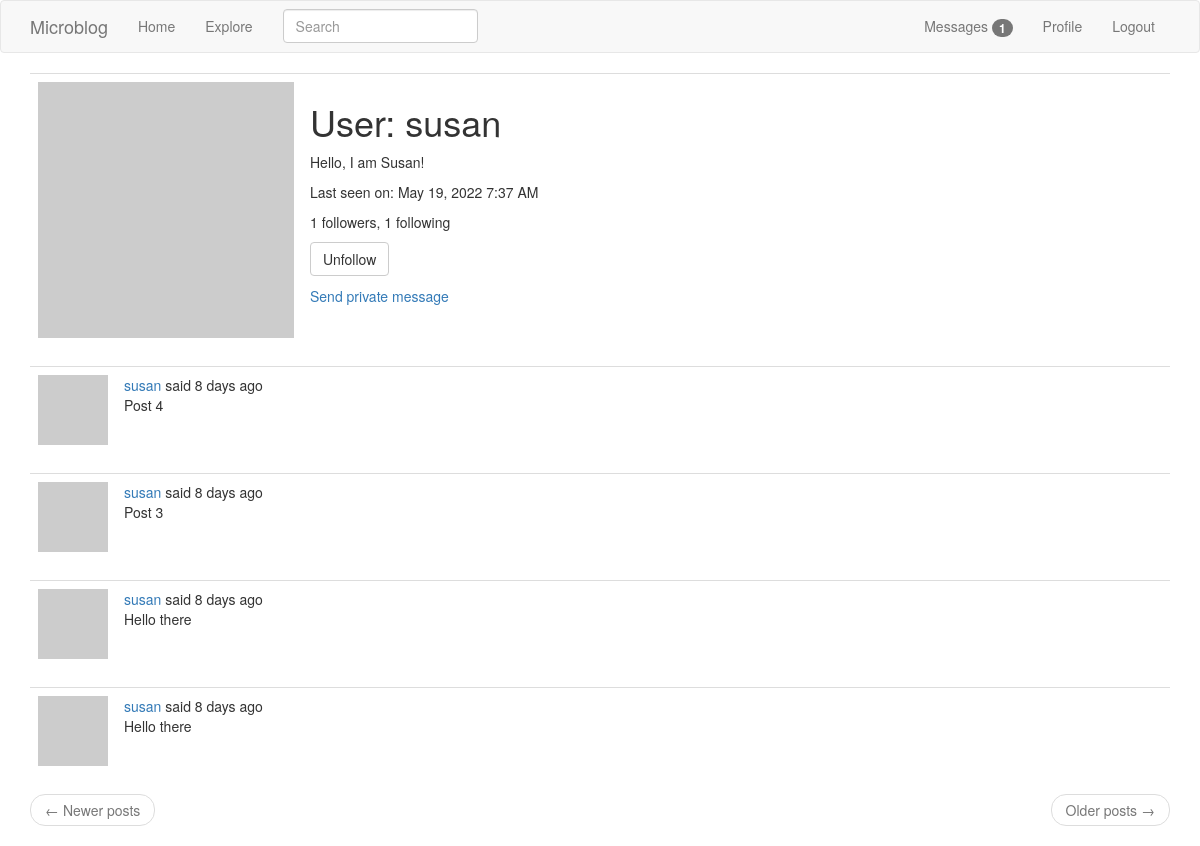
Screenshot of /user/susan (signed in) with the database file from the repository.
### app/models.py (models this page shows, shortened)
class PaginatedAPIMixin(object):
    @staticmethod
    def to_collection_dict(query, page, per_page, endpoint, **kwargs):
        resources = query.paginate(page, per_page, False)
        data = {
            'items': [item.to_dict() for item in resources.items],
            '_meta': {
                'page': page,
                'per_page': per_page,
                'total_pages': resources.pages,
                'total_items': resources.total
            },
            '_links': {
                'self': url_for(endpoint, page=page, per_page=per_page,
                                **kwargs),
                'next': url_for(endpoint, page=page + 1, per_page=per_page,
                                **kwargs) if resources.has_next else None,
                'prev': url_for(endpoint, page=page - 1, per_page=per_page,
                                **kwargs) if resources.has_prev else None,
            }
        }
        return data

class User(PaginatedAPIMixin, UserMixin, db.Model):
    id = db.Column(db.Integer, primary_key=True)
    username = db.Column(db.String(64), index=True, unique=True)
    email = db.Column(db.String(120), index=True, unique=True)
    password_hash = db.Column(db.String(128))
    posts = db.relationship('Post', backref='author', lazy='dynamic')
    about_me = db.Column(db.String(140))
    last_seen = db.Column(db.DateTime, default=datetime.utcnow)
    followed = db.relationship(
        'User', secondary=followers,
        primaryjoin=(followers.c.follower_id == id),
        secondaryjoin=(followers.c.followed_id == id),
        backref=db.backref('followers', lazy='dynamic'), lazy='dynamic')
    messages_sent = db.relationship('Message',
                                    foreign_keys='Message.sender_id',
                                    backref='author', lazy='dynamic')
    messages_received = db.relationship('Message',
                                        foreign_keys='Message.recipient_id',
                                        backref='recipient', lazy='dynamic')
    last_message_read_time = db.Column(db.DateTime)
    notifications = db.relationship('Notification', backref='user',
                                    lazy='dynamic')
    tasks = db.relationship('Task', backref='user', lazy='dynamic')
    token = db.Column(db.String(32), index=True, unique=True)
    token_expiration = db.Column(db.DateTime)
    def avatar(self, size):
        digest = md5(self.email.lower().encode('utf-8')).hexdigest()
        return 'https://www.gravatar.com/avatar/{}?d=identicon&s={}'.format(
            digest, size)
    def is_following(self, user):
        return self.followed.filter(
            followers.c.followed_id == user.id).count() > 0
    def new_messages(self):
        last_read_time = self.last_message_read_time or datetime(1900, 1, 1)
        return Message.query.filter_by(recipient=self).filter(
            Message.timestamp > last_read_time).count()
    def get_tasks_in_progress(self):
        return Task.query.filter_by(user=self, complete=False).all()

class SearchableMixin(object):
    @classmethod
    def before_commit(cls, session):
        session._changes = {
            'add': list(session.new),
            'update': list(session.dirty),
            'delete': list(session.deleted)
        }
    @classmethod
    def after_commit(cls, session):
        for obj in session._changes['add']:
            if isinstance(obj, SearchableMixin):
                add_to_index(obj.__tablename__, obj)
        for obj in session._changes['update']:
            if isinstance(obj, SearchableMixin):
                add_to_index(obj.__tablename__, obj)
        for obj in session._changes['delete']:
            if isinstance(obj, SearchableMixin):
                remove(obj.__tablename__, obj)

class Post(SearchableMixin, db.Model):
    __searchable__ = ['body']
    id = db.Column(db.Integer, primary_key=True)
    body = db.Column(db.String(140))
    timestamp = db.Column(db.DateTime, index=True, default=datetime.utcnow)
    user_id = db.Column(db.Integer, db.ForeignKey('user.id'))
    language = db.Column(db.String(5))

### app/main/routes.py (the view)
@bp.route('/user/<username>')
@login_required
def user(username):
    user = User.query.filter_by(username=username).first_or_404()
    page = request.args.get('page', 1, type=int)
    posts = user.posts.order_by(Post.timestamp.desc()).paginate(
        page, current_app.config['POSTS_PER_PAGE'], False)
    next_url = url_for('main.user', username=user.username,
                       page=posts.next_num) if posts.has_next else None
    prev_url = url_for('main.user', username=user.username,
                       page=posts.prev_num) if posts.has_prev else None
    form = EmptyForm()
    return render_template('user.html', user=user, posts=posts.items,
                           next_url=next_url, prev_url=prev_url, form=form)

### app/main/forms.py
class SearchForm(FlaskForm):
    q = StringField(_l('Search'), validators=[DataRequired()])
    def __init__(self, *args, **kwargs):
        if 'formdata' not in kwargs:
            kwargs['formdata'] = request.args
        if 'meta' not in kwargs:
            kwargs['meta'] = {'csrf': False}
        super().__init__(*args, **kwargs)

class EmptyForm(FlaskForm):
    submit = SubmitField('Submit')

### app/main/routes.py (called while the page is built)
@bp.before_app_request
def before_request():
    if current_user.is_authenticated:
        current_user.last_seen = datetime.utcnow()
        db.session.commit()
        g.search_form = SearchForm()
    g.locale = str(get_locale())

### app/models.py (called while the page is built)
@login.user_loader
def load_user(id):
    return User.query.get(int(id))

### app/templates/user.html (shortened to what this page needs)
{% extends "base.html" %}
{% block app_content %}
    <table class="table table-hover">
        <tr>
            <td width="256px">
                <img src="{{ user.avatar(256) }}"
                     alt="{{ user.username }}'s avatar"
                     height="256"
                     width="256"/>
            </td>
            <td>
                <h1>{{ _('User') }}: {{ user.username }}</h1>
                {% if user.about_me %}
                    <p>
                        {{ user.about_me }}
                    </p>
                {% endif %}
                {% if user.last_seen %}
                    <p>
                        {{ _('Last seen on') }}: {{ moment(user.last_seen).format('LLL') }}
                    </p>
                {% endif %}
                <p>
                    {{ _('%(count)d followers', count=user.followers.count()) }}, {{ _('%(count)d following', count=user.followed.count()) }}
                </p>
                {% if user == current_user %}
                    <p>
                        <a href="{{ url_for('main.edit_profile') }}">{{ _('Edit your profile') }}</a>
                    </p>
                    {% if not current_user.get_task_in_progress('export_posts') %}
                    <p>
                        <a href="{{ url_for('main.export_posts') }}">
                            {{ _('Export your posts') }}
                        </a>
                    </p>
                    {% endif %}
                {% else %}
                    <p>
                        <form action="{{ url_for('main.unfollow', username=user.username) }}"
                              method="post">
                            {{ form.submit(value=_('Unfollow'), class_='btn btn-default') }}
                        </form>
                    </p>
                {% endif %}
                {% if user != current_user %}
                <p>
                    <a href="{{ url_for('main.send_message',
                                        recipient=user.username) }}">
                        {{ _('Send private message') }}
                    </a>
                </p>
                {% endif %}
            </td>
        </tr>
    </table>
    {% for post in posts %}
        {% include '_post.html' %}
    {% endfor %}
    {% include "_page_nav.html" %}
{% endblock app_content %}

### app/templates/_post.html (shortened to what this page needs)
<table class="table table-hover">
    <tr>
        <td width="70px">
            <a href="{{ url_for('main.user', username=post.author.username) }}">
                <img src="{{ post.author.avatar(70) }}"
                     alt="{{ post.author.username }}'s avatar"
                     height="70"
                     width="70"/>
            </a>
        </td>
        <td>
        {{ _('%(username)s said %(when)s',
        username=user_link, when=moment(post.timestamp).fromNow()) }}
        <br />
        <span id="post{{ post.id }}">{{ post.body }}</span>
    </td>
</tr>
</table>

### rows the page displays
User: username "susan", about_me "Hello, I am Susan!", last_seen "May 19, 2022 7:37 AM"
Post: body "Post 4"
Post: body "Post 3"
Post: body "Hello there"
Post: body "Hello there"

### other values shown
{{ new_messages }} "1"
